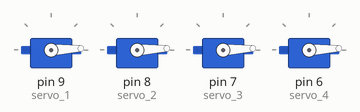
The sketch below on a simulated Arduino Uno, built with avr-gcc and run on an emulated ATmega328P. Parts: 4 × servo.

Above: at 0.05 s.
At 0.45 s:
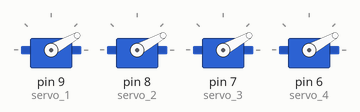
At 0.65 s:
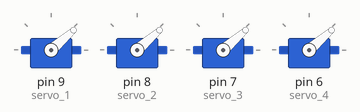
At 1.3 s:
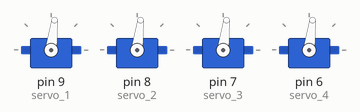
At 1.9 s:
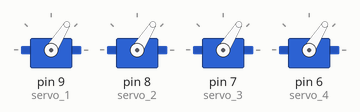
At 2.55 s:
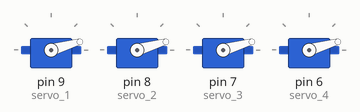
Timing chart, 0 to 6.4 s (numbered marks = the images above):
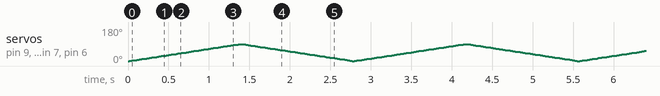

The sketch:

servo.ino
```cpp
//creating the loop

//Add the servo library
#include <Servo.h>

//Define Servo Variables
Servo servo_1;
Servo servo_2;
Servo servo_3;
Servo servo_4;


//Define Servo Position in Degrees
int pos = 0;


void setup()
{
  servo_1.attach(9);
  servo_2.attach(8);
  servo_3.attach(7);
  servo_4.attach(6);

}

void loop()
{
  // sweep the servo from 0 to 90 degrees in steps of 1 degrees
  for (pos = 0; pos <= 90; pos += 1) {
    // tell servo to go to position in variable 'pos'
    servo_1.write(pos);
    servo_2.write(pos);
    servo_3.write(pos);
    servo_4.write(pos);
    // wait 15 ms for servo to reach the position
    delay(15); // Wait for 15 millisecond(s)
  }
  for (pos = 90; pos >= 0; pos -= 1) {
    // tell servo to go to position in variable 'pos'
    servo_1.write(pos);
    servo_2.write(pos);
    servo_3.write(pos);
    servo_4.write(pos);
    // wait 15 ms for servo to reach the position
    delay(15); // Wait for 15 millisecond(s)
  }
}
```
